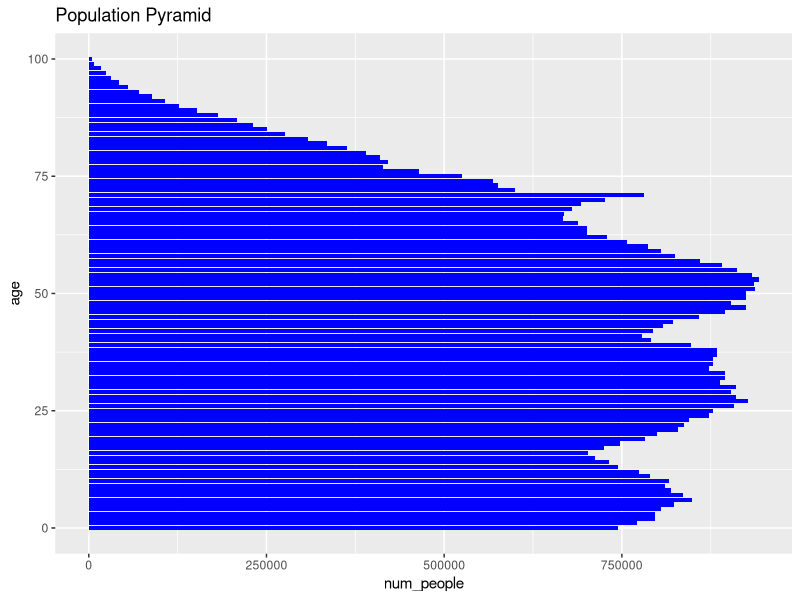
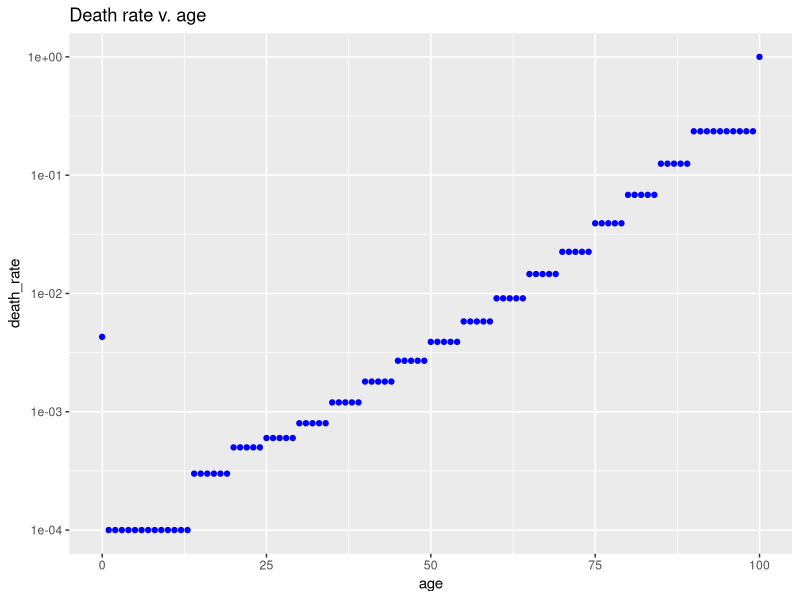
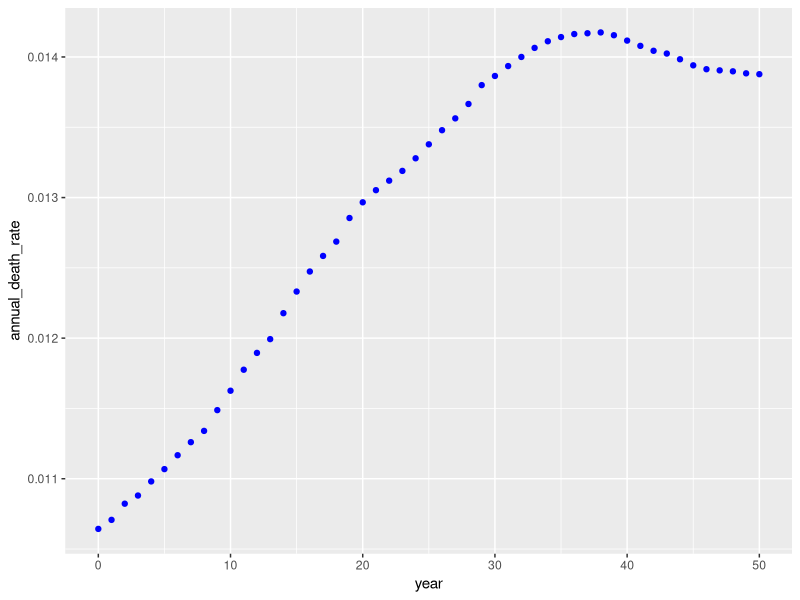
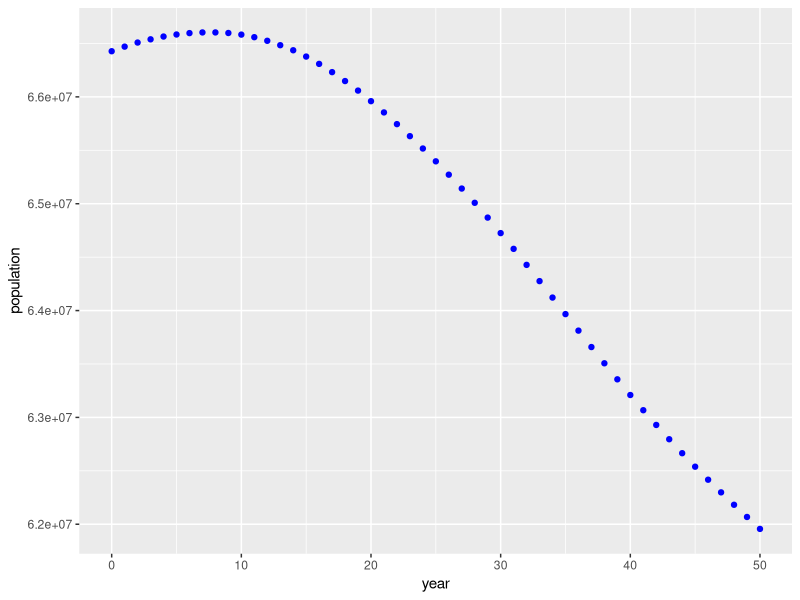
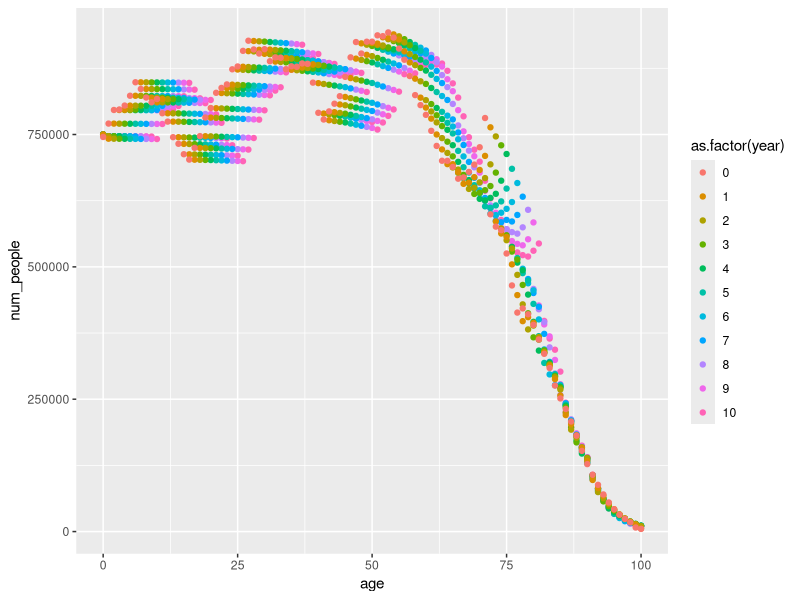
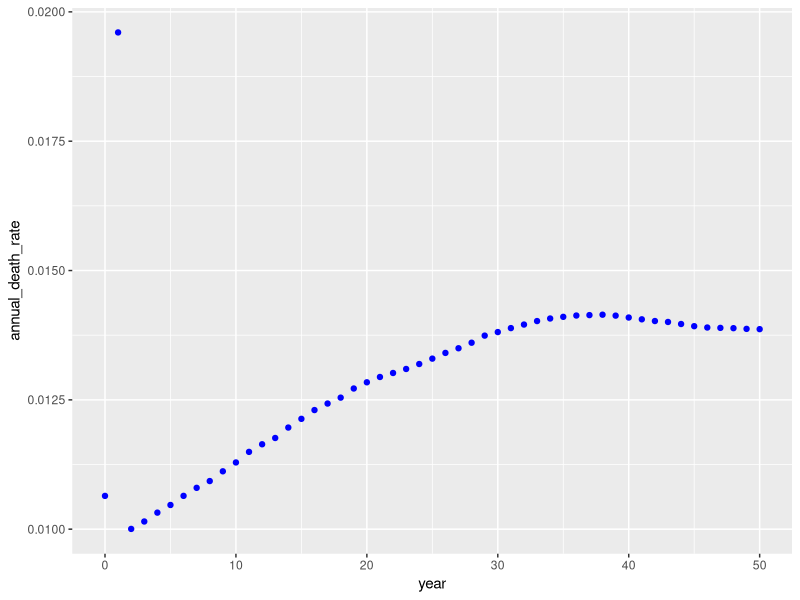
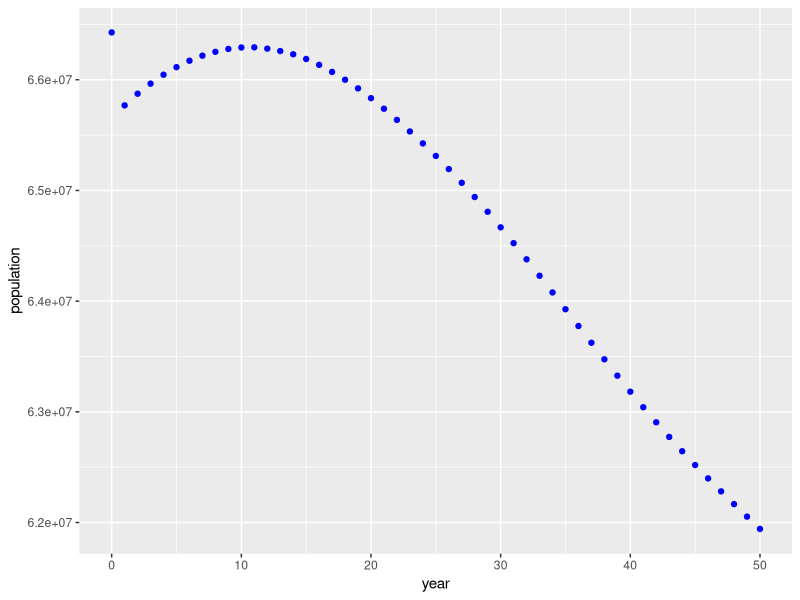
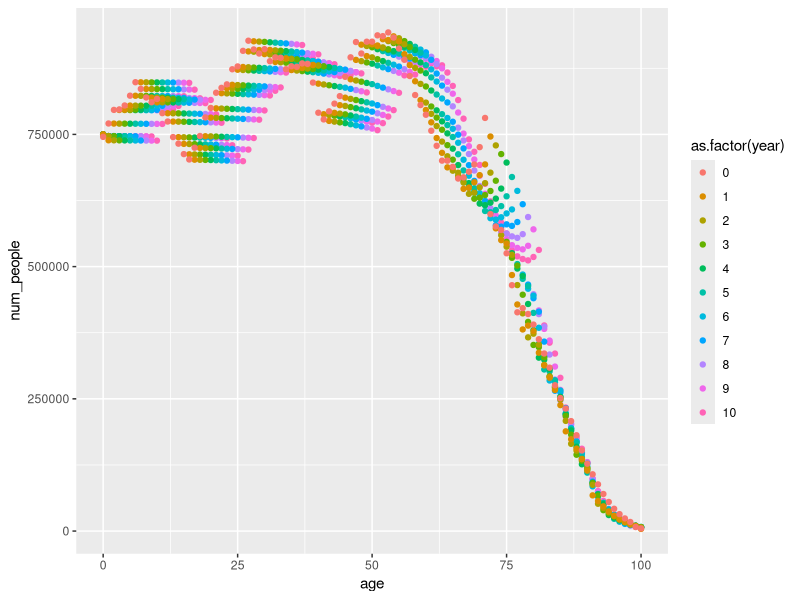

Here is the R script that generated these plots, in order:
## ---- chunk 1
knitr::opts_chunk$set(echo = TRUE)

library(dplyr)
library(ggplot2)
library(gganimate)
## ---- chunk 2
demog <- 
    inner_join(
      read.csv("input data/death_rate_v_age.csv"), 
      read.csv("input data/num_people_v_age.csv"), 
      by = "age") %>%
  mutate(year = 0)
## ---- chunk 3
demog %>% 
  ggplot(aes(x = age, y = num_people)) + 
  geom_bar(stat = "identity", fill = "blue") +
  coord_flip() +
  ggtitle("Population Pyramid")

demog %>% 
  ggplot(aes(x = age, y = death_rate)) + 
  geom_point(colour = "blue") + 
  scale_y_log10() +
  ggtitle("Death rate v. age")

demog %>% summarise(num_death = sum(num_people*death_rate), population = sum(num_people))

demog %>% summarise(annual_death_rate = sum(num_people*death_rate) / sum(num_people))
## ---- chunk 4

demog_next_years <- function(demog, num_years, annual_birth, corona_factor){
  demog_local <- demog
  
  for(i in (1:num_years)){
    demog_local <- 
      demog_local %>% 
      filter(year == max(year)) %>%
      mutate(death_rate = corona_factor*death_rate,
             num_people = num_people * (1-death_rate),
             num_people = num_people %>% lag(1),
             num_people = replace(num_people, is.na(num_people), annual_birth),
             year = year + 1) %>%
      rbind(demog_local)
  }
  demog_local
}
## ---- chunk 5

demog_nocorona <- demog_next_years(demog,50,750000,1)
## ---- chunk 6

demog_nocorona_summary <- 
    demog_nocorona %>% 
    group_by(year) %>% 
    summarise(num_death = sum(num_people*death_rate), population = sum(num_people)) %>%
    mutate(annual_death_rate = num_death/population)

demog_nocorona_summary %>% 
    ggplot(aes(x = year, y =annual_death_rate)) +
    geom_point(colour = "blue")

demog_nocorona_summary %>% 
    ggplot(aes(x = year, y =population)) +
    geom_point(colour = "blue")

demog_nocorona %>% 
  filter(year <= 10) %>%
  ggplot(aes(x = age, y = num_people, colour = as.factor(year))) + 
  geom_point()

demog_nocorona %>%
  filter(year <= 10) %>%
  ggplot(aes(x = age, y = num_people, colour = as.factor(year))) +
  geom_point() +
  transition_time(year) #+
# labs(title = "Year: {frame_time}")
## ---- chunk 7
demog_corona <- demog_next_years(demog,1,750000,2)
demog_corona <- demog_next_years(demog_corona,1,750000,1/2)
demog_corona <- demog_next_years(demog_corona,48,750000,1)
## ---- chunk 8
#### time-series summaries

demog_corona_summary <- 
    demog_corona %>% 
    group_by(year) %>% 
    summarise(num_death = sum(num_people*death_rate), population = sum(num_people)) %>%
    mutate(annual_death_rate = num_death/population)


demog_corona_summary %>% 
    ggplot(aes(x = year, y =annual_death_rate)) +
    geom_point(colour = "blue")

demog_corona_summary %>% 
    ggplot(aes(x = year, y =population)) +
    geom_point(colour = "blue")

demog_corona %>%
  filter(year <= 10) %>%
  ggplot(aes(x = age, y = num_people, colour = as.factor(year))) +
  geom_point()

demog_corona %>%
  # filter(year <= 10) %>%
  ggplot(aes(x = age, y = num_people, colour = as.factor(year))) +
  geom_point() +
  transition_time(year) #+
# labs(title = "Year: {frame_time}")
## ---- chunk 9

#### Comparing corona and no-corona


demog_summary <- 
    rbind(demog_corona_summary %>% mutate(corona = "YES"),
          demog_nocorona_summary %>% mutate(corona = "NO"))

demog_summary %>% ggplot(aes(x = year, y = population, colour = corona)) + geom_point()
demog_summary %>% ggplot(aes(x = year, y = num_death, colour = corona)) + geom_point() + geom_line() 
demog_summary %>% ggplot(aes(x = year, y = annual_death_rate, colour = corona)) + geom_point() 

demog_summary %>% 
    group_by(corona) %>%
    mutate(tot_death = cumsum(num_death)) %>%
    ggplot(aes(x = year, y = tot_death, colour = corona)) +
    geom_point()

demog_summary %>% 
    filter(year <= 20) %>%
    group_by(corona) %>%
    mutate(tot_death = cumsum(num_death)) %>%
    ggplot(aes(x = year, y = tot_death, colour = corona)) +
    geom_point() +
    geom_line()
## ---- chunk 10
demog_nocorona_nobirth <- demog_next_years(demog,101,0,1)

demog_corona_nobirth <- demog_next_years(demog,1,0,2)
demog_corona_nobirth <- demog_next_years(demog_corona_nobirth,1,0,1/2)
demog_corona_nobirth <- demog_next_years(demog_corona_nobirth,99,0,1)


years_lost <- 

inner_join(demog_corona_nobirth, demog_nocorona_nobirth, by = c("age", "year")) %>% 
    group_by(year) %>% summarise(years_lost = sum(num_people.y-num_people.x))

years_lost %>% ggplot(aes(x = year, y = years_lost)) + geom_point(colour = "blue")

tot_years_lost <- years_lost %>% summarise(sum(years_lost)) %>% as.numeric()


tot_years_ahead <- demog_nocorona_nobirth %>% summarise(sum(num_people)) %>% as.numeric()
population <- demog %>% summarise(sum(num_people)) %>% as.numeric()



tot_years_ahead/tot_years_lost
tot_years_ahead/population
tot_years_lost/population


## ---- chunk 11
(demog_corona_summary %>% filter(year == 1)  %>% select(num_death) %>% as.numeric() - 
demog_nocorona_summary %>% filter(year == 1) %>% select(num_death) %>% as.numeric() )/population

tot_years_lost/population

## ---- chunk 12
demog_nocorona__nobirth_summary <- 
    demog_nocorona_nobirth %>% 
    group_by(year) %>% 
    summarise(num_death = sum(num_people*death_rate), population = sum(num_people)) %>%
    mutate(annual_death_rate = num_death/population)


demog_nocorona__nobirth_summary <- 
    demog_corona_nobirth %>% 
    group_by(year) %>% 
    summarise(num_death = sum(num_people*death_rate), population = sum(num_people)) %>%
    mutate(annual_death_rate = num_death/population)



demog_nocorona__nobirth_summary %>% mutate(tot_years_ahead = cumsum(population), years_ahead = tot_years_ahead/population)
